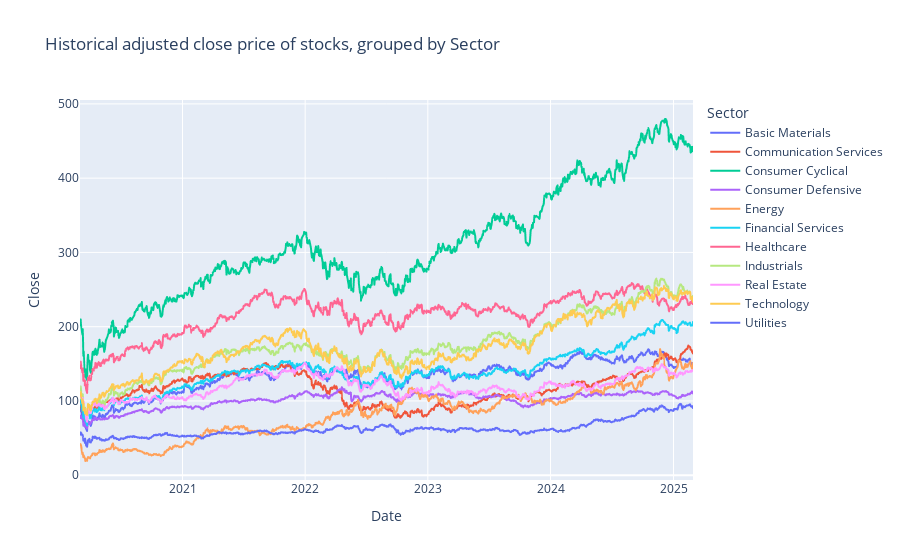

Notebook code cell kept with this figure:
### Code cell
#Plots the average price of each sector over the last 5 years. 
fig = px.line(grouped_data, x='Date', y='Close', color=group, 
              title = f'Historical adjusted close price of stocks, grouped by {group}',
              labels = {
                  'date' : 'Date',
                  'close' : 'Closing price (adjusted)'
                })
fig

### Figure 1 — Plotly figure (JSON) as saved in the notebook; plotly's stock layout.template omitted (floating-point values rounded to 4 significant figures; data arrays with more than 128 entries replaced by an {"elided": "..."} marker saying what was removed)
{"data": [{"hovertemplate": "Sector=Basic Materials<br>Date=%{x}<br>Close=%{y}<extra></extra>", "legendgroup": "Basic Materials", "line": {"color": "#636efa", "dash": "solid"}, "marker": {"symbol": "circle"}, "mode": "lines", "name": "Basic Materials", "showlegend": true, "type": "scattergl", "x": {"elided": "1257 str values"}, "xaxis": "x", "y": {"elided": "1257 float values"}, "yaxis": "y"}, {"hovertemplate": "Sector=Communication Services<br>Date=%{x}<br>Close=%{y}<extra></extra>", "legendgroup": "Communication Services", "line": {"color": "#EF553B", "dash": "solid"}, "marker": {"symbol": "circle"}, "mode": "lines", "name": "Communication Services", "showlegend": true, "type": "scattergl", "x": {"elided": "1257 str values"}, "xaxis": "x", "y": {"elided": "1257 float values"}, "yaxis": "y"}, {"hovertemplate": "Sector=Consumer Cyclical<br>Date=%{x}<br>Close=%{y}<extra></extra>", "legendgroup": "Consumer Cyclical", "line": {"color": "#00cc96", "dash": "solid"}, "marker": {"symbol": "circle"}, "mode": "lines", "name": "Consumer Cyclical", "showlegend": true, "type": "scattergl", "x": {"elided": "1257 str values"}, "xaxis": "x", "y": {"elided": "1257 float values"}, "yaxis": "y"}, {"hovertemplate": "Sector=Consumer Defensive<br>Date=%{x}<br>Close=%{y}<extra></extra>", "legendgroup": "Consumer Defensive", "line": {"color": "#ab63fa", "dash": "solid"}, "marker": {"symbol": "circle"}, "mode": "lines", "name": "Consumer Defensive", "showlegend": true, "type": "scattergl", "x": {"elided": "1257 str values"}, "xaxis": "x", "y": {"elided": "1257 float values"}, "yaxis": "y"}, {"hovertemplate": "Sector=Energy<br>Date=%{x}<br>Close=%{y}<extra></extra>", "legendgroup": "Energy", "line": {"color": "#FFA15A", "dash": "solid"}, "marker": {"symbol": "circle"}, "mode": "lines", "name": "Energy", "showlegend": true, "type": "scattergl", "x": {"elided": "1257 str values"}, "xaxis": "x", "y": {"elided": "1257 float values"}, "yaxis": "y"}, {"hovertemplate": "Sector=Financial Services<br>Date=%{x}<br>Close=%{y}<extra></extra>", "legendgroup": "Financial Services", "line": {"color": "#19d3f3", "dash": "solid"}, "marker": {"symbol": "circle"}, "mode": "lines", "name": "Financial Services", "showlegend": true, "type": "scattergl", "x": {"elided": "1257 str values"}, "xaxis": "x", "y": {"elided": "1257 float values"}, "yaxis": "y"}, {"hovertemplate": "Sector=Healthcare<br>Date=%{x}<br>Close=%{y}<extra></extra>", "legendgroup": "Healthcare", "line": {"color": "#FF6692", "dash": "solid"}, "marker": {"symbol": "circle"}, "mode": "lines", "name": "Healthcare", "showlegend": true, "type": "scattergl", "x": {"elided": "1257 str values"}, "xaxis": "x", "y": {"elided": "1257 float values"}, "yaxis": "y"}, {"hovertemplate": "Sector=Industrials<br>Date=%{x}<br>Close=%{y}<extra></extra>", "legendgroup": "Industrials", "line": {"color": "#B6E880", "dash": "solid"}, "marker": {"symbol": "circle"}, "mode": "lines", "name": "Industrials", "showlegend": true, "type": "scattergl", "x": {"elided": "1257 str values"}, "xaxis": "x", "y": {"elided": "1257 float values"}, "yaxis": "y"}, {"hovertemplate": "Sector=Real Estate<br>Date=%{x}<br>Close=%{y}<extra></extra>", "legendgroup": "Real Estate", "line": {"color": "#FF97FF", "dash": "solid"}, "marker": {"symbol": "circle"}, "mode": "lines", "name": "Real Estate", "showlegend": true, "type": "scattergl", "x": {"elided": "1257 str values"}, "xaxis": "x", "y": {"elided": "1257 float values"}, "yaxis": "y"}, {"hovertemplate": "Sector=Technology<br>Date=%{x}<br>Close=%{y}<extra></extra>", "legendgroup": "Technology", "line": {"color": "#FECB52", "dash": "solid"}, "marker": {"symbol": "circle"}, "mode": "lines", "name": "Technology", "showlegend": true, "type": "scattergl", "x": {"elided": "1257 str values"}, "xaxis": "x", "y": {"elided": "1257 float values"}, "yaxis": "y"}, {"hovertemplate": "Sector=Utilities<br>Date=%{x}<br>Close=%{y}<extra></extra>", "legendgroup": "Utilities", "line": {"color": "#636efa", "dash": "solid"}, "marker": {"symbol": "circle"}, "mode": "lines", "name": "Utilities", "showlegend": true, "type": "scattergl", "x": {"elided": "1257 str values"}, "xaxis": "x", "y": {"elided": "1257 float values"}, "yaxis": "y"}], "layout": {"legend": {"title": {"text": "Sector"}, "tracegroupgap": 0}, "title": {"text": "Historical adjusted close price of stocks, grouped by Sector"}, "xaxis": {"anchor": "y", "domain": [0, 1], "title": {"text": "Date"}}, "yaxis": {"anchor": "x", "domain": [0, 1], "title": {"text": "Close"}}}}
